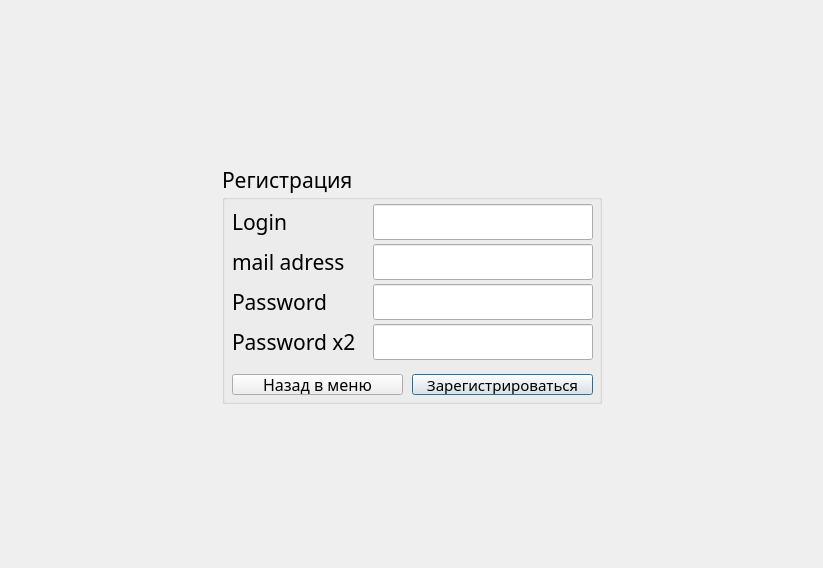
<?xml version="1.0" encoding="UTF-8"?>
<ui version="4.0">
 <class>SignUp</class>
 <widget class="QDialog" name="SignUp">
  <property name="geometry">
   <rect>
    <x>0</x>
    <y>0</y>
    <width>823</width>
    <height>568</height>
   </rect>
  </property>
  <property name="windowTitle">
   <string>Dialog</string>
  </property>
  <layout class="QVBoxLayout" name="verticalLayout_2">
   <item>
    <layout class="QVBoxLayout" name="verticalLayout">
     <item>
      <spacer name="verticalSpacer">
       <property name="orientation">
        <enum>Qt::Vertical</enum>
       </property>
       <property name="sizeHint" stdset="0">
        <size>
         <width>20</width>
         <height>40</height>
        </size>
       </property>
      </spacer>
     </item>
     <item>
      <layout class="QHBoxLayout" name="horizontalLayout">
       <item>
        <spacer name="horizontalSpacer">
         <property name="orientation">
          <enum>Qt::Horizontal</enum>
         </property>
         <property name="sizeHint" stdset="0">
          <size>
           <width>40</width>
           <height>20</height>
          </size>
         </property>
        </spacer>
       </item>
       <item>
        <widget class="QGroupBox" name="login_3">
         <property name="minimumSize">
          <size>
           <width>380</width>
           <height>240</height>
          </size>
         </property>
         <property name="font">
          <font>
           <family>MS Reference Sans Serif</family>
           <pointsize>16</pointsize>
          </font>
         </property>
         <property name="title">
          <string>Регистрация</string>
         </property>
         <widget class="QPushButton" name="registrationB">
          <property name="geometry">
           <rect>
            <x>190</x>
            <y>210</y>
            <width>181</width>
            <height>21</height>
           </rect>
          </property>
          <property name="font">
           <font>
            <family>MS Reference Sans Serif</family>
            <pointsize>11</pointsize>
           </font>
          </property>
          <property name="text">
           <string>Зарегистрироваться</string>
          </property>
         </widget>
         <widget class="QPushButton" name="backMenuB">
          <property name="geometry">
           <rect>
            <x>10</x>
            <y>210</y>
            <width>171</width>
            <height>21</height>
           </rect>
          </property>
          <property name="font">
           <font>
            <family>MS Reference Sans Serif</family>
            <pointsize>12</pointsize>
           </font>
          </property>
          <property name="text">
           <string>Назад в меню</string>
          </property>
         </widget>
         <widget class="QWidget" name="layoutWidget_4">
          <property name="geometry">
           <rect>
            <x>10</x>
            <y>80</y>
            <width>361</width>
            <height>36</height>
           </rect>
          </property>
          <layout class="QHBoxLayout" name="horizontalLayout_7">
           <item>
            <widget class="QLabel" name="mailL">
             <property name="text">
              <string>mail adress </string>
             </property>
            </widget>
           </item>
           <item>
            <widget class="QLineEdit" name="mailT">
             <property name="sizePolicy">
              <sizepolicy hsizetype="Preferred" vsizetype="Fixed">
               <horstretch>0</horstretch>
               <verstretch>0</verstretch>
              </sizepolicy>
             </property>
             <property name="minimumSize">
              <size>
               <width>220</width>
               <height>0</height>
              </size>
             </property>
             <property name="text">
              <string/>
             </property>
            </widget>
           </item>
          </layout>
         </widget>
         <widget class="QWidget" name="layoutWidget">
          <property name="geometry">
           <rect>
            <x>10</x>
            <y>40</y>
            <width>361</width>
            <height>36</height>
           </rect>
          </property>
          <layout class="QHBoxLayout" name="horizontalLayout_5">
           <item>
            <widget class="QLabel" name="loginL">
             <property name="text">
              <string>Login          </string>
             </property>
            </widget>
           </item>
           <item>
            <widget class="QLineEdit" name="loginT">
             <property name="sizePolicy">
              <sizepolicy hsizetype="Preferred" vsizetype="Fixed">
               <horstretch>0</horstretch>
               <verstretch>0</verstretch>
              </sizepolicy>
             </property>
             <property name="minimumSize">
              <size>
               <width>220</width>
               <height>0</height>
              </size>
             </property>
             <property name="text">
              <string/>
             </property>
            </widget>
           </item>
          </layout>
         </widget>
         <widget class="QWidget" name="layoutWidget_3">
          <property name="geometry">
           <rect>
            <x>10</x>
            <y>120</y>
            <width>361</width>
            <height>36</height>
           </rect>
          </property>
          <layout class="QHBoxLayout" name="horizontalLayout_6">
           <item>
            <widget class="QLabel" name="passwordL">
             <property name="text">
              <string>Password    </string>
             </property>
            </widget>
           </item>
           <item>
            <widget class="QLineEdit" name="passwordT">
             <property name="sizePolicy">
              <sizepolicy hsizetype="Preferred" vsizetype="Fixed">
               <horstretch>0</horstretch>
               <verstretch>0</verstretch>
              </sizepolicy>
             </property>
             <property name="minimumSize">
              <size>
               <width>220</width>
               <height>0</height>
              </size>
             </property>
             <property name="text">
              <string/>
             </property>
            </widget>
           </item>
          </layout>
         </widget>
         <widget class="QWidget" name="layoutWidget_5">
          <property name="geometry">
           <rect>
            <x>10</x>
            <y>160</y>
            <width>361</width>
            <height>36</height>
           </rect>
          </property>
          <layout class="QHBoxLayout" name="horizontalLayout_8">
           <item>
            <widget class="QLabel" name="paswordSL">
             <property name="text">
              <string>Password x2</string>
             </property>
            </widget>
           </item>
           <item>
            <widget class="QLineEdit" name="passwordST">
             <property name="sizePolicy">
              <sizepolicy hsizetype="Preferred" vsizetype="Fixed">
               <horstretch>0</horstretch>
               <verstretch>0</verstretch>
              </sizepolicy>
             </property>
             <property name="minimumSize">
              <size>
               <width>220</width>
               <height>0</height>
              </size>
             </property>
             <property name="text">
              <string/>
             </property>
            </widget>
           </item>
          </layout>
         </widget>
        </widget>
       </item>
       <item>
        <spacer name="horizontalSpacer_2">
         <property name="orientation">
          <enum>Qt::Horizontal</enum>
         </property>
         <property name="sizeHint" stdset="0">
          <size>
           <width>40</width>
           <height>20</height>
          </size>
         </property>
        </spacer>
       </item>
      </layout>
     </item>
     <item>
      <spacer name="verticalSpacer_2">
       <property name="orientation">
        <enum>Qt::Vertical</enum>
       </property>
       <property name="sizeHint" stdset="0">
        <size>
         <width>20</width>
         <height>40</height>
        </size>
       </property>
      </spacer>
     </item>
    </layout>
   </item>
  </layout>
 </widget>
 <resources/>
 <connections/>
</ui>
